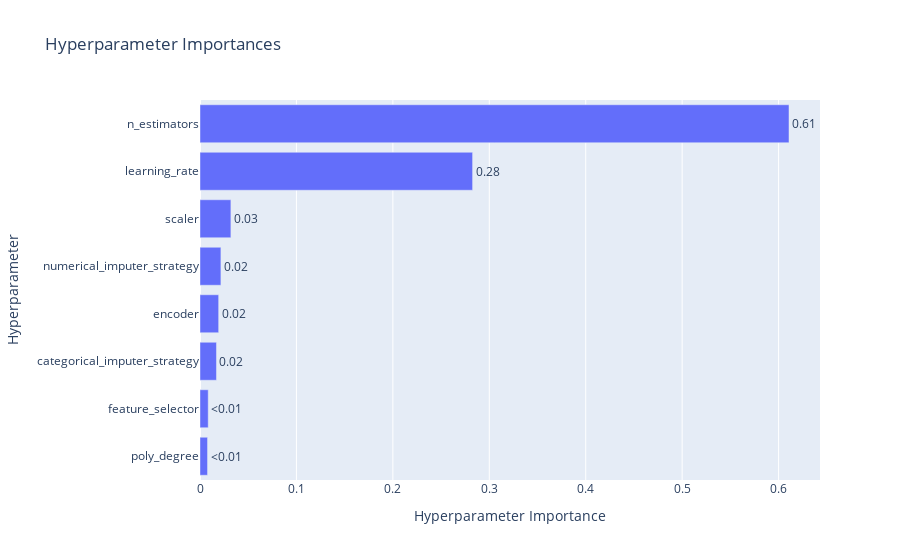

The notebook cell saved with this chart:
### Code cell
ov.plot_param_importances(AdaBoostRegressor_study)

### Figure 1 — Plotly figure (JSON) as saved in the notebook; plotly's stock layout.template omitted (floating-point values rounded to 4 significant figures)
{"data": [{"cliponaxis": false, "hovertemplate": ["poly_degree (IntDistribution): 0.007818481594678291<extra></extra>", "feature_selector (CategoricalDistribution): 0.008531452585791948<extra></extra>", "categorical_imputer_strategy (CategoricalDistribution): 0.017084722604691564<extra></extra>", "encoder (CategoricalDistribution): 0.01935833783875868<extra></extra>", "numerical_imputer_strategy (CategoricalDistribution): 0.021681443634138854<extra></extra>", "scaler (CategoricalDistribution): 0.032035193063764345<extra></extra>", "learning_rate (FloatDistribution): 0.28268938097859336<extra></extra>", "n_estimators (IntDistribution): 0.6108009876995832<extra></extra>"], "name": "Objective Value", "orientation": "h", "text": ["<0.01", "<0.01", "0.02", "0.02", "0.02", "0.03", "0.28", "0.61"], "textposition": "outside", "type": "bar", "x": [0.007818, 0.008531, 0.01708, 0.01936, 0.02168, 0.03204, 0.2827, 0.6108], "y": ["poly_degree", "feature_selector", "categorical_imputer_strategy", "encoder", "numerical_imputer_strategy", "scaler", "learning_rate", "n_estimators"]}], "layout": {"title": {"text": "Hyperparameter Importances"}, "xaxis": {"title": {"text": "Hyperparameter Importance"}}, "yaxis": {"title": {"text": "Hyperparameter"}}}}
